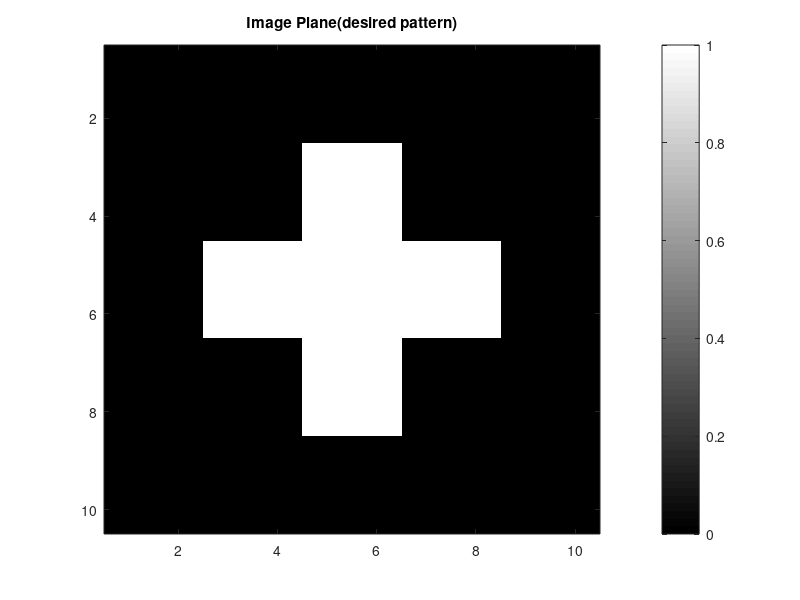

MATLAB code for this plot: (Note: this script raises an error after producing the figure.)
clc;
clear all;
close all;

global lambda k AmpImage N M dW z;

% Data of Amplitude on the Image Plane
% 10 by 10 lasers
AmpImage = [0 0 0 0 0 0 0 0 0 0
        0 0 0 0 0 0 0 0 0 0
        0 0 0 0 1 1 0 0 0 0
        0 0 0 0 1 1 0 0 0 0
        0 0 1 1 1 1 1 1 0 0
        0 0 1 1 1 1 1 1 0 0
        0 0 0 0 1 1 0 0 0 0
        0 0 0 0 1 1 0 0 0 0
        0 0 0 0 0 0 0 0 0 0
        0 0 0 0 0 0 0 0 0 0
        ];

figure;
imagesc(AmpImage);
colormap gray
colorbar
title('Image Plane(desired pattern)')

dW = 10e-6; %Spacing between elements
z = 50e-6; % Distance of Image plane from the resonator plane

lambda = 1.550e-6;
k = 2 * pi / lambda;
[N, M] = size(AmpImage); % Image plane discretization size
E_Sample = zeros(N, M); % initial an array to store sample image for calculation

for ii = 1:N

    for jj = 1:M

        E_Sample = E_Sample + Green(ii, jj);
    end

end

figure;
imagesc(abs(E_Sample));
colormap jet
colorbar
title('Sample Plane Intensity')

figure;
imagesc(angle(E_Sample));
colormap jet
colorbar
title('Sample Plane Phase')

function E_Sample = Green(coordImageX, coordImageY)

    global lambda k AmpImage N M dW z;
    [N, M] = size(AmpImage);
    amplitude = AmpImage(coordImageX, coordImageY); % inversely solved electric field at the sample plane

    SamplePlane = zeros(N, M); % electric field at sample plane.

    [coordSampleX, coordSampleY] = meshgrid((1:N) * dW, (1:M) * dW);

    for ii = 1:N

        for jj = 1:M

            distance = (((coordImageX - ii) * dW)^2 + ((coordImageY - jj) * dW)^2 + z^2)^(-0.5);
            SamplePlane(ii, jj) = amplitude * distance * exp(1i * k * distance);

        end

    end

    E_Sample = SamplePlane;
end
